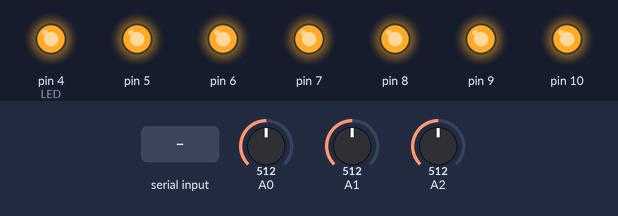
The sketch below on a simulated Arduino Uno, built with avr-gcc and run on an emulated ATmega328P. Parts: output pins drawn as LEDs (lit = HIGH). The inputs (shaded band) are chosen by the test bench; at power-on: A0 = 512, A1 = 512, A2 = 512. What the sketch prints to the serial monitor is not drawn.

Above: at 1.4 s.
1.5 s: "200\n" received over Serial
At 2.3 s:
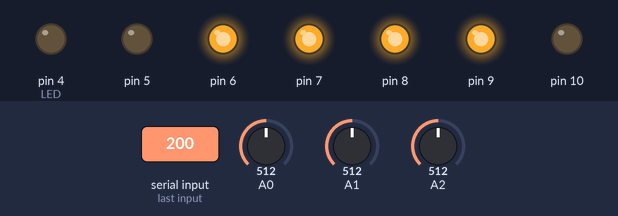
7.5 s: byte 194 (0xc2) received over Serial
At 9.8 s:
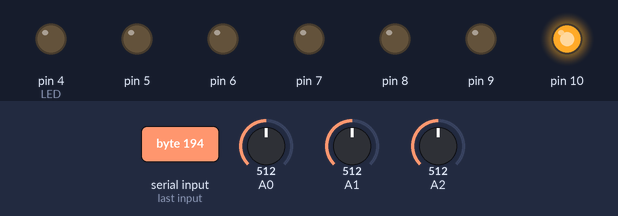
10.5 s: byte 193 (0xc1) received over Serial
At 11.5 s:
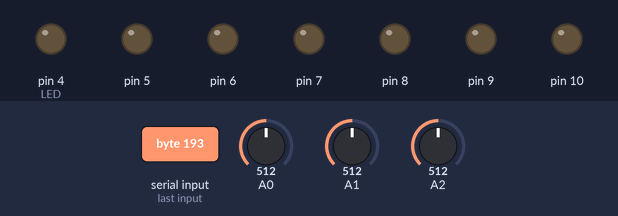
Timing chart, 0 to 13.0 s (numbered marks = the images above; inputs shaded):
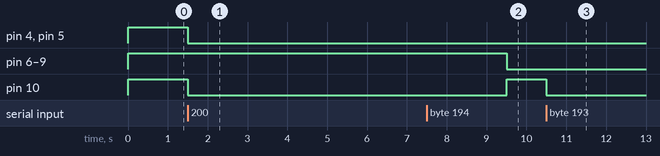

The sketch:

client.ino
```cpp
#include <SoftwareSerial.h>
#include <stdio.h>

//시리얼 통신 변수
SoftwareSerial lcdSerial(2, 3); //RX, TX

//키패드 변수
String keys="123A456B789C*0#D";
int key;
boolean key_lockout=false;

//조도값 변수
unsigned int cds=0, cdsTmp=0;
byte* pByte;

//토양센서 변수
unsigned int humidity = 0, humidityTmp=0;

//LCD 변수
int x, y;
byte ch;
char str[6];
int growLevel = 1, growSpeed = 1; //level, speed 초기값
int option = 1; // level로 초기값

//플렉시블 LED 바 변수 : arrLed[growLevel][growSpeed]
int cdsLevel=-1;
int arrLed[6][6] = {
  {0,0,0,0,0,1},{0,0,0,0,1,1},{0,0,0,1,1,1},{0,0,1,1,1,1},{0,1,1,1,1,1},{1,1,1,1,1,1}
};

//초기화 플래그
boolean isStart=true;

//키패드 함수
int getKeypad();

//LCD 함수
void cls();

void locate(int x, int y);
void lcdPrint(char* str);

void invisibleCsr();
void visibleCsr();
void offBlinkCsr();
void onBlinkCsr();

void offLight();
void onLight();

void backspace();
void enter();

void displayInit();
void printHumidity(int humidity);
void printCds(int cds);
void printValue();
void printCtg();

//LED(릴레이) 함수
void turnOnLed(int cdsLevel);
void turnOffLed();

void waterPump(int sec);

//프로그램 초기화
void setup(){
  //디지털 핀
  pinMode(4, OUTPUT); //4~9 : LED(릴레이)
  pinMode(5, OUTPUT);
  pinMode(6, OUTPUT);
  pinMode(7, OUTPUT);
  pinMode(8, OUTPUT);
  pinMode(9, OUTPUT);
  pinMode(10, OUTPUT); //10 : 수중펌프(릴레이)

  turnOffLed();
  digitalWrite(10, HIGH);

  //아날로그 핀
  pinMode(A1,INPUT); //조도센서
  pinMode(A2,INPUT); //토양센서

  lcdSerial.begin(9600);

  Serial.begin(9600);
  delay(200);

}

//프로그램 시작
void loop(){

  //초기화
  if(isStart){
    offLight();
    delay(1000);
    onLight();
    invisibleCsr();
    displayInit();

    isStart=false;

    locate(0,0);
  }

  //keyPad -> Ar
  key=getKeypad();
  if(key!=-1){
    //Ar -> Rasp
    Serial.write(0xB3);
    Serial.write((byte)keys[key]);
  }

  //Rasp -> Ar
  if(Serial.available()){
    ch = (byte)Serial.read();
    delay(1);

    //debug//
    if((char)ch=='0'){
      waterPump(3);
    }
    else if((char)ch>='1' && (char)ch<='9'){
      turnOnLed(ch-'0'-1);
      waterPump((char)ch-'0');
    }
    /////////

    //water
    if(ch==0xc1){
      waterPump((int)Serial.read());
    }
    else if(ch==0xc2){
      cdsLevel = (int)Serial.read();
      delay(1);

      if(cdsLevel == 0){
        turnOffLed();
      }
      else{
        turnOnLed(cdsLevel-1);
      }

    }
    //Ar -> LCD
    else if(ch==0xc3){
      ch = (byte)Serial.read();
      delay(1);
      sprintf(str, "%d", ch);
      option = atoi(str);

      ch = (byte)Serial.read();
      delay(1);

      if(ch == 0x04){
          if(option==1){
            growLevel--;
            if(growLevel<1){growLevel=1;}
          }
          else{
            growSpeed--;
            if(growSpeed<1){growSpeed=1;}
          }
          printValue();
      }
      else if(ch == 0x05){
          if(option==1){
            growLevel++;
            if(growLevel>3){growLevel=3;}
          }
          else{
            growSpeed++;
            if(growSpeed>2){growSpeed=2;}
          }
          printValue();
      }
      else if(ch == 0x03){
        printCtg();
        printValue();
      }
    }
  }

  //센싱

  //cds -> Ar
  cdsTmp = 1000-analogRead(A1);
  cdsTmp = (cdsTmp/10)*10;
  if(cds != cdsTmp){
    cds = cdsTmp;
    //Ar -> LCD
    printCds(cds);
    //Ar -> Rasp
    Serial.write(0xB2);
    pByte = (byte*)&cds;
    Serial.write(pByte[0]);
    Serial.write(pByte[1]);
    delay(1);
  }

  //토양센서 -> Ar
  humidityTmp = 1000-analogRead(A2);
  humidityTmp = constrain(humidityTmp,0,1023);
  humidityTmp /= 8;
  if(humidity != humidityTmp){
    humidity = humidityTmp;
    //Ar -> LCD
    printHumidity(humidity);
    //Ar -> Rasp
    Serial.write(0xB1);
    pByte = (byte*)&humidity;
    Serial.write(pByte[0]);
    Serial.write(pByte[1]);
    delay(1);
  }

}

int getKeypad(){
  int ret=-1;
  boolean reset_lockout=false;

  if(analogRead(A0)<184){
    key_lockout=false;
  }
  else if(!key_lockout){
    delay(20);
    ret=15-(log((analogRead(A0)-183.9)/58.24)/0.1623)+0.5;
    key_lockout=true;
  }

  return ret;
}

void cls(){
  lcdSerial.write(0xa3);
  lcdSerial.write(0x1);
}

void locate(int y, int x){
  lcdSerial.write(0xa1);
  lcdSerial.write(x);
  lcdSerial.write(y);
}

void lcdPrint(char* str){
  lcdSerial.write(0xa2);
  lcdSerial.write(str);
  lcdSerial.write((byte)0x00);
}

void invisibleCsr(){
  lcdSerial.write(0xa3);
  lcdSerial.write(0x0c);
}

void visibleCsr(){
  lcdSerial.write(0xa3);
  lcdSerial.write(0x0e);
}

void offBlinkCsr(){
  lcdSerial.write(0xa3);
  lcdSerial.write(0x0a);
}

void onBlinkCsr(){
  lcdSerial.write(0xa3);
  lcdSerial.write(0x0b);
}

void offLight(){
  lcdSerial.write(0xa5);
  lcdSerial.write(0x2);
}

void onLight(){
  lcdSerial.write(0xa5);
  lcdSerial.write(0x01);
}

void backspace(){
  lcdSerial.write(0xa6);
  lcdSerial.write(0x08);
}

void enter(){
  lcdSerial.write(0xa6);
  lcdSerial.write(0x0d);
}

void displayInit(){
  cls();
  locate(0, 0);
  lcdPrint("Humidity :");
  enter();
  lcdPrint("Bright   :");
  enter();
  lcdPrint("< Bright Level >");
  enter();
  lcdPrint("(*)<-  01  ->(#)");
}

void printHumidity(int humidity){
  locate(0, 11);
  sprintf(str, "%02d", humidity);
  lcdPrint(str);
}

void printCds(int cds){
  locate(1, 11);
  sprintf(str, "%02d", cds);
  lcdPrint(str);
}

void printCtg(){
  locate(2, 9);
  if(option==1){
    lcdPrint("Level");
  }
  else if(option==2){
    lcdPrint("Speed");
  }
}

void printValue(){
  locate(3, 7);

  if(option==1){
    sprintf(str, "%02d", growLevel);
  }
  else if(option==2){
    sprintf(str, "%02d", growSpeed);
  }
  lcdPrint(str);
}

void turnOnLed(int cdsLevel){
  digitalWrite(4, !arrLed[cdsLevel][5]);
  digitalWrite(5, !arrLed[cdsLevel][4]);
  digitalWrite(6, !arrLed[cdsLevel][3]);
  digitalWrite(7, !arrLed[cdsLevel][2]);
  digitalWrite(8, !arrLed[cdsLevel][1]);
  digitalWrite(9, !arrLed[cdsLevel][0]);
}

void turnOffLed(){
  digitalWrite(4, HIGH);
  digitalWrite(5, HIGH);
  digitalWrite(6, HIGH);
  digitalWrite(7, HIGH);
  digitalWrite(8, HIGH);
  digitalWrite(9, HIGH);
}

void waterPump(int sec){
  digitalWrite(10, LOW);
  delay(sec*1000);
  digitalWrite(10, HIGH);
}
```

Measured:
- after the input at 1.5 s, pin 4 (LED), pin 5, pin 10: HIGH → LOW at once
- after the input at 7.5 s, pin 6–9: HIGH → LOW after 2.0 s
- after the input at 10.5 s, pin 10: HIGH → LOW at once
